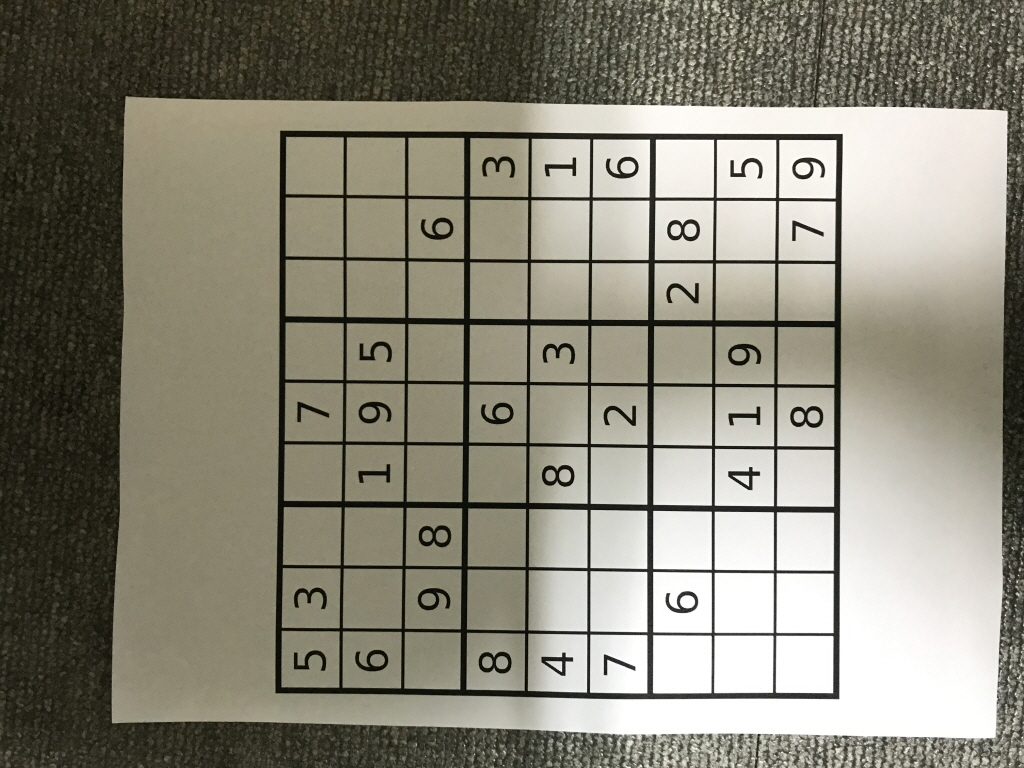
#> input picture sIMG_2168.jpg, 1024 x 768 px
$ jupyter execute chap147.ipynb
#> lines starting #> are read from the running program, lines starting #| are printed output that depends on the picture
## Canny Edge Detection

[cell 1]
import cv2
import numpy as np
from matplotlib import pyplot as plt

[cell 2]
img = cv2.imread('sIMG_2168.jpg',0)
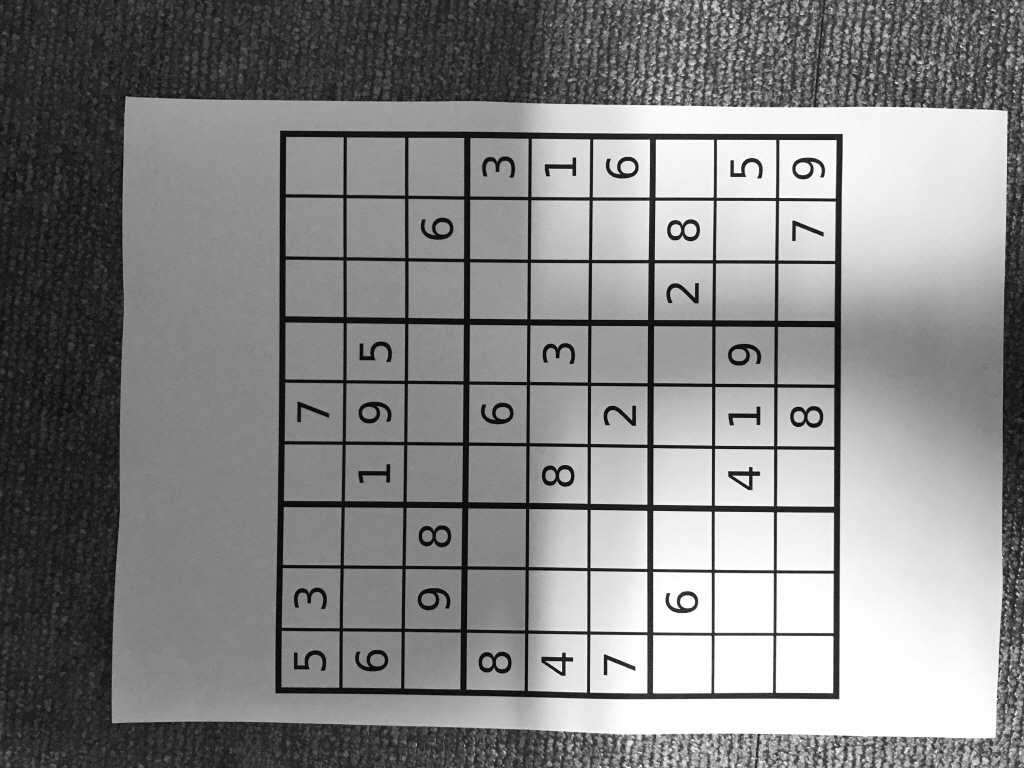
#> img: shape (768, 1024); min 2, max 255, mean 133.4
edges = cv2.Canny(img,100,200)
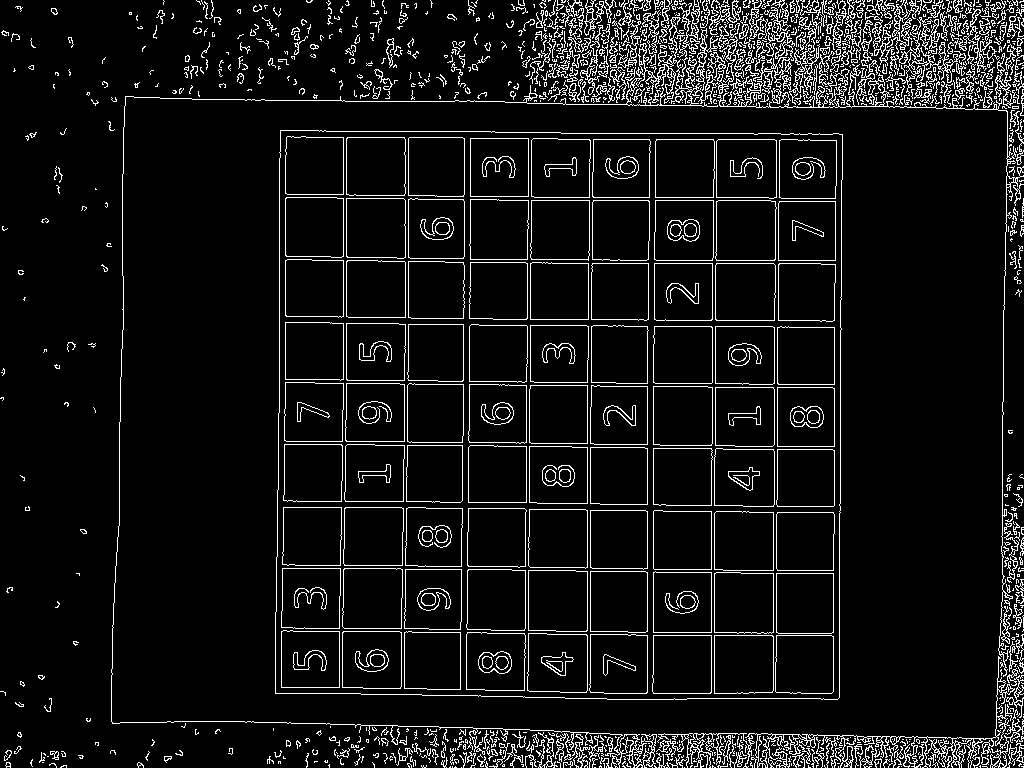
#> edges: shape (768, 1024); 7.7% white in thin lines or dots

plt.subplot(121),plt.imshow(img,cmap = 'gray')
plt.title('Original Image'), plt.xticks([]), plt.yticks([])
plt.subplot(122),plt.imshow(edges,cmap = 'gray')
plt.title('Edge Image'), plt.xticks([]), plt.yticks([])

plt.show()
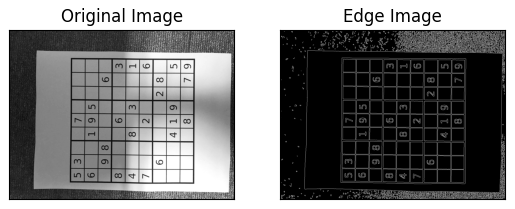
#> figure drawn by matplotlib, 2 panels
